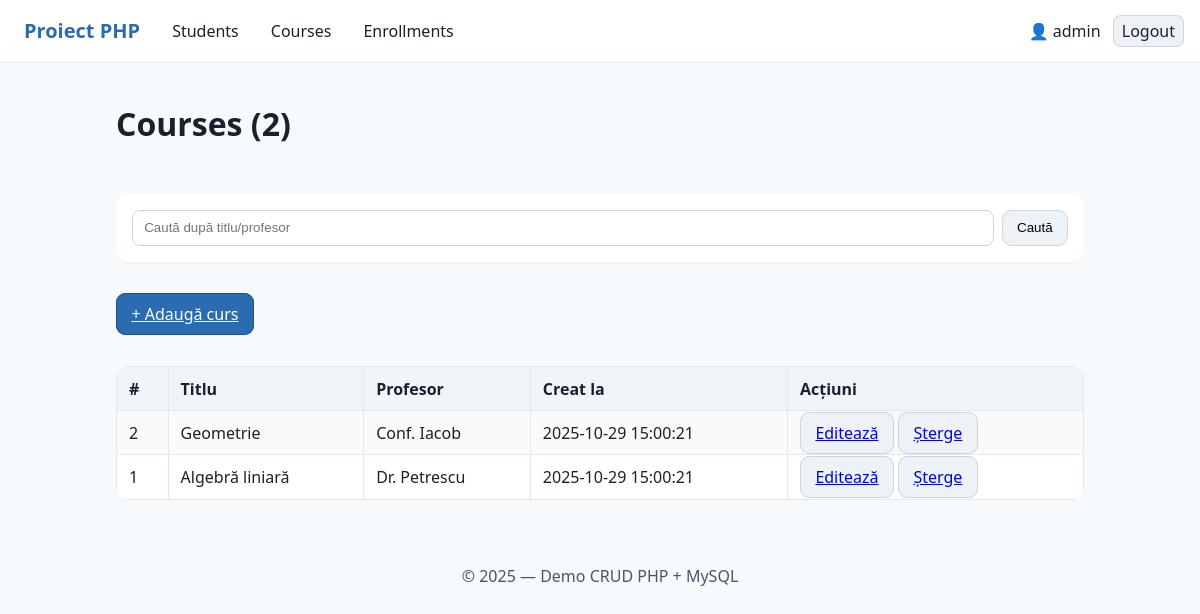
The app's page /courses/index.php (signed in) with its own data.
### tables this page shows
CREATE TABLE `courses` (
  `id` int(11) NOT NULL,
  `title` varchar(120) NOT NULL,
  `professor` varchar(120) DEFAULT NULL,
  `created_at` timestamp NOT NULL DEFAULT current_timestamp()
);

### courses/index.php (the view, shortened to what this page needs)
<?php require __DIR__ . '/../inc/header.php';
$q = isset($_GET['q']) ? trim($_GET['q']) : '';
if ($q !== '') {
    $stmt = $pdo->prepare("SELECT * FROM courses
                           WHERE title LIKE :q OR professor LIKE :q
                           ORDER BY id DESC");
    $stmt->execute([':q' => "%$q%"]);
} else {
    $stmt = $pdo->query("SELECT * FROM courses ORDER BY id DESC");
}
$rows = $stmt->fetchAll();
$total = $pdo->query("SELECT COUNT(*) FROM courses")->fetchColumn();
?>
<h1>Courses (<?= (int)$total ?>)</h1>
<form method="get" class="contact-form" style="gap:.5rem; grid-template-columns:1fr auto;">
  <input type="text" name="q" placeholder="Caută după titlu/profesor" value="<?= htmlspecialchars($q) ?>">
  <button class="btn">Caută</button>
</form>
<p><a class="btn primary" href="create.php">+ Adaugă curs</a></p>
<table class="nice">
  <thead>
    <tr><th>#</th><th>Titlu</th><th>Profesor</th><th>Creat la</th><th>Acțiuni</th></tr>
  </thead>
  <tbody>
  <?php foreach ($rows as $r): ?>
    <tr>
      <td><?= (int)$r['id'] ?></td>
      <td><?= htmlspecialchars($r['title']) ?></td>
      <td><?= htmlspecialchars($r['professor']) ?></td>
      <td><?= htmlspecialchars($r['created_at']) ?></td>
      <td>
        <a class="btn" href="edit.php?id=<?= (int)$r['id'] ?>">Editează</a>
        <a class="btn" href="delete.php?id=<?= (int)$r['id'] ?>" onclick="return confirm('Ștergi acest curs? Înscrierile aferente se vor șterge (CASCADE).');">Șterge</a>
      </td>
    </tr>
  <?php endforeach; ?>
  </tbody>
</table>
<?php require __DIR__ . '/../inc/footer.php'; ?>

### assets/styles.css (style rules this page uses)
:root { --brand:#2b6cb0; --ink:#1a202c; --bg:#f7fafc; --card:#ffffff; }
* { box-sizing:border-box }
html,body { margin:0;font-family:system-ui,Segoe UI,Roboto,Helvetica,Arial,sans-serif;color:var(--ink);background:var(--bg);line-height:1.5 }
.nice { width:100%;border-collapse:collapse;background:#fff;border-radius:.75rem;overflow:hidden }
.nice th,.nice td { border:1px solid #e2e8f0;padding:.6rem .75rem;text-align:left }
.nice thead { background:#f1f5f9 }
.nice tbody tr:nth-child(odd) { background:#fafafa }
.contact-form { background:#fff;padding:1rem;border-radius:.75rem;box-shadow:0 1px 2px rgba(0,0,0,.04);display:grid;gap:.9rem }
input[type="text"],input[type="email"],select,textarea { padding:.6rem .7rem;border:1px solid #cbd5e0;border-radius:.5rem }
.btn { padding:.55rem .9rem;border:1px solid #cbd5e0;background:#edf2f7;border-radius:.6rem;cursor:pointer }
.btn.primary { background:var(--brand);border-color:#1e4e8c;color:#fff }

### records on screen
courses: id "2", title "Geometrie", professor "Conf. Iacob", created_at "2025-10-29 15:00:21"
courses: id "1", title "Algebră liniară", professor "Dr. Petrescu", created_at "2025-10-29 15:00:21"

### other values on screen
current_user()['username'] "admin"
$total "2"
